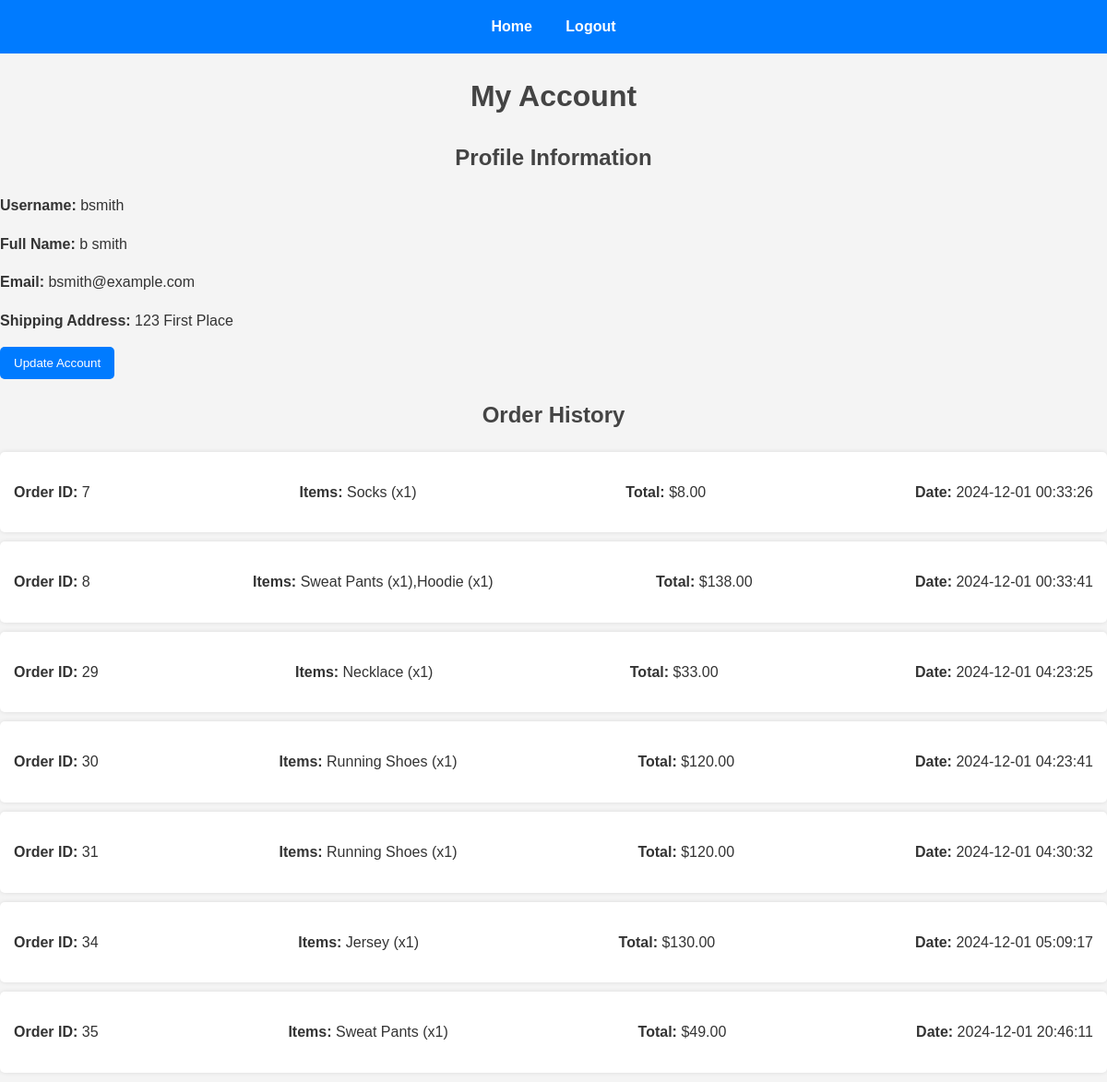
/view_account.php (signed in), run on the app's committed database.
### tables this page shows
CREATE TABLE `USERS` (
  `userId` int NOT NULL,
  `firstName` varchar(100) NOT NULL,
  `lastName` varchar(100) NOT NULL,
  `userName` varchar(100) NOT NULL,
  `email` varchar(150) NOT NULL,
  `passwordHash` varchar(255) NOT NULL,
  `shippingAddress` text,
  `role` enum('user','admin') DEFAULT 'user',
  `lastLogin` timestamp NULL DEFAULT NULL
);

CREATE TABLE `ORDERS` (
  `orderId` int NOT NULL,
  `userId` int NOT NULL,
  `totalAmount` decimal(10,2) NOT NULL,
  `orderDate` timestamp NULL DEFAULT CURRENT_TIMESTAMP,
  `paymentId` int NOT NULL
);

### view_account.php (the view, shortened to what this page needs)
<?php
require_once 'dbinfo.php';
$userId = $_SESSION['userId'];
$userQuery = "SELECT userName, firstName, lastName, email, shippingAddress FROM USERS WHERE userId = '$userId'";
$user = $conn->query($userQuery)->fetch_assoc();
$orderQuery = "SELECT ORDERS.orderId, ORDERS.totalAmount, ORDERS.orderDate,
                      GROUP_CONCAT(CONCAT(PRODUCTS.productName, ' (x', ORDER_ITEMS.quantity, ')')) AS items
               FROM ORDERS
               JOIN ORDER_ITEMS ON ORDERS.orderId = ORDER_ITEMS.orderId
               JOIN PRODUCTS ON ORDER_ITEMS.productId = PRODUCTS.productId
               WHERE ORDERS.userId = '$userId'
               GROUP BY ORDERS.orderId";
$orders = $conn->query($orderQuery);
?>
<html>
<head>
    <link rel="stylesheet" href="styles.css">
</head>
<body>
    <div class="navbar">
        <a href="home.php">Home</a>
        <a href="logout.php">Logout</a>
    </div>
    <h1>My Account</h1>
    <h2>Profile Information</h2>
    <p><strong>Username:</strong> <?php echo htmlspecialchars($user['userName']); ?></p>
    <p><strong>Full Name:</strong> <?php echo htmlspecialchars($user['firstName'] . ' ' . $user['lastName']); ?></p>
    <p><strong>Email:</strong> <?php echo htmlspecialchars($user['email']); ?></p>
    <p><strong>Shipping Address:</strong> <?php echo htmlspecialchars($user['shippingAddress']); ?></p>
    <a href="update_account.php"><button>Update Account</button></a>
    <h2>Order History</h2>
    <?php if ($orders->num_rows > 0): ?>
        <ul>
            <?php while ($order = $orders->fetch_assoc()): ?>
                <li>
                    <p><strong>Order ID:</strong> <?php echo $order['orderId']; ?></p>
                    <p><strong>Items:</strong> <?php echo htmlspecialchars($order['items']); ?></p>
                    <p><strong>Total:</strong> $<?php echo htmlspecialchars($order['totalAmount']); ?></p>
                    <p><strong>Date:</strong> <?php echo htmlspecialchars($order['orderDate']); ?></p>
                </li>
            <?php endwhile; ?>
        </ul>
    <?php else: ?>
        <p>No orders found.</p>
    <?php endif; ?>
</body>
</html>

### styles.css (style rules this page uses)
body { font-family: Arial, sans-serif; margin: 0; padding: 0; background-color: #f4f4f4; color: #333; line-height: 1.6; }
h1, h2 { color: #444; text-align: center; }
a { color: #007BFF; text-decoration: none; }
.navbar { background-color: #007BFF; padding: 1rem; text-align: center; }
.navbar a { color: #fff; margin: 0 1rem; font-weight: bold; }
button { padding: 10px 15px; background: #007BFF; color: #fff; border: none; border-radius: 5px; cursor: pointer; }
ul { list-style: none; padding: 0; margin: 0; }
ul li { background: #fff; margin: 10px 0; padding: 15px; border-radius: 5px; box-shadow: 0 0 5px rgba(0, 0, 0, 0.1); display: flex; align-items: center; justify-content: space-between; }

### data on the page
users: userName "bsmith", firstName+lastName "b smith", email "bsmith@example.com", shippingAddress "123 First Place"
orders: orderId "7", items "Socks (x1)", totalAmount "8.00", orderDate "2024-12-01 00:33:26"
orders: orderId "8", items "Sweat Pants (x1),Hoodie (x1)", totalAmount "138.00", orderDate "2024-12-01 00:33:41"
orders: orderId "29", items "Necklace (x1)", totalAmount "33.00", orderDate "2024-12-01 04:23:25"
orders: orderId "30", items "Running Shoes (x1)", totalAmount "120.00", orderDate "2024-12-01 04:23:41"
orders: orderId "31", items "Running Shoes (x1)", totalAmount "120.00", orderDate "2024-12-01 04:30:32"
orders: orderId "34", items "Jersey (x1)", totalAmount "130.00", orderDate "2024-12-01 05:09:17"
orders: orderId "35", items "Sweat Pants (x1)", totalAmount "49.00", orderDate "2024-12-01 20:46:11"
